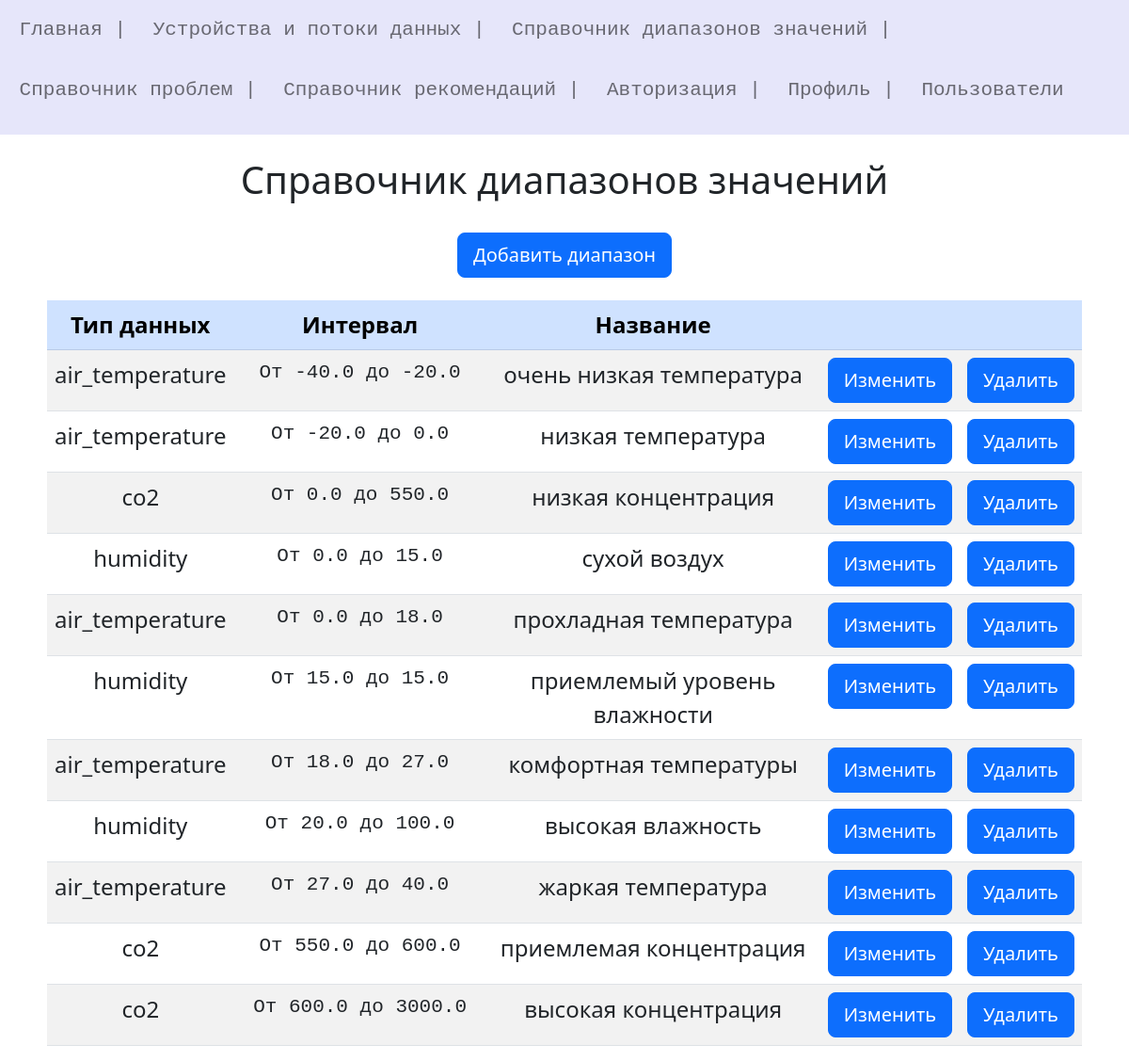
Page /ranges (signed in) on the committed database.
### models.py (models this page shows)
class Range(db.Model):
    id = db.Column(db.Integer, primary_key=True)
    Min = db.Column(db.Float)
    Max = db.Column(db.Float)
    Name = db.Column(db.String(50))
    Type_of_data = db.Column(db.String(50))
    thre = db.relationship('Thread', backref = 'Range', uselist=True, lazy='subquery')
    prob = db.relationship('Problem', backref = 'Range', uselist=True, lazy='subquery')

### Thread/thread.py (the view)
@app.route("/ranges")
@login_required
def ranges():
    try:
        ranges = db.session.query(Range).order_by(Range.Min).all()
    except:
        print("Ошибка считывания диапазоно из Базы данных")
    return render_template('thread/ranges.html', title="Справочник диапазонов значений", content = ranges)

### User/UserLogin.py (called while the page is built)
    def fromDB(self, user_id, db, User, app ):
        try:
            with app.app_context():
                self.__user = User.query.filter_by(id=user_id).first()
            if not self:
                print("Пользователь не найден")
                return False
            return self
        except:
            print("Ошибка получения данных из БД")
            return False

### User/user.py (called while the page is built)
@login_manager.user_loader
def load_user(user_id):
    print("load_user")
    return UserLogin().fromDB(user_id,db,User,app)

### Thread/templates/thread/ranges.html (shortened to what this page needs)
{% extends 'base.html' %}
{% block content %}
    {{ super() }}
    <center>
    <br>
    <a class="btn btn-primary btn-lg" href="{{url_for('add_range')}}" role="button" >Добавить диапазон</a>
    <br><br>
    <table class="table table-striped" style="width: 1100px;">
        <thead class="table-primary" >
            <tr class = " fs-4" >
                <th scope="col" class='text-center'>Тип данных</th>
                <th scope="col" class='text-center'>Интервал</th>
                <th scope="col" class='text-center'>Название</th>
                <th scope="col" class='text-center'> </th>
                <th scope="col" class='text-center'> </th>
            </tr>
        </thead>
        <tbody class="fs-4">
        {% for k in content %}
        <tr>
            <td class='text-center'>{{k.Type_of_data}}</td>
            <td class='text-center'><pre> От {{k.Min}} до {{k.Max}} </pre></td>
            <td class='text-center'>{{k.Name}}</td>
            <td class='text-center'><a class="btn btn-primary btn-lg" href="/update_range/{{k.id}}" role="button" >Изменить</a></td>
            <td class='text-center'><a class="btn btn-primary btn-lg" href="/delete_range/{{k.id}}" role="button" >Удалить</a></td>
        </tr>
        {% endfor -%}
        </tbody>
    </table>
    </center>
{% endblock %}

### templates/base.html (shortened to what this page needs)
<!DOCTYPE html>
<html>
<head>
	<link href="https://cdn.jsdelivr.net/npm/bootstrap@5.2.2/dist/css/bootstrap.min.css" rel="stylesheet">
</head>
<body >
{% block content -%}
	{%- block mainmenu -%}
	<font size="5" color="white">
	<nav class="navbar navbar-expand-lg navbar-light justify-content-md-center" style="background-color: #E6E6FA">
		  <div  class="nav navbar-nav text-white" >
			  <a class="nav-item nav-link " href="/" ><pre> Главная |</pre></a>
			  <a class="nav-item nav-link " href="/devices"><pre> Устройства и потоки данных |</pre></a>
			  <a class="nav-item nav-link " href="/ranges"><pre> Справочник диапазонов значений |</pre></a>
			  <a class="nav-item nav-link " href="/problems"><pre> Справочник проблем |</pre></a>
			  <a class="nav-item nav-link " href="/advices"><pre> Справочник рекомендаций |</pre></a>
			  <a class="nav-item nav-link " href="/login"><pre> Авторизация |</pre></a>
			  <a class="nav-item nav-link " href="/profile"><pre> Профиль |</pre></a>
			  <a class="nav-item nav-link " href="/all_profiles"><pre> Пользователи </pre></a>
		  </div>
	</nav>
	</font>
	<br>
	{% endblock mainmenu -%}
		<center>
		{% if title -%}
			<h1> {{title}}</h1>
		{% endif %}
		</center>
{% endblock -%}
</body >
</html>

### rows in the picture
Range: Type_of_data "air_temperature", Min "-40.0", Max "-20.0", Name "очень низкая температура"
Range: Type_of_data "air_temperature", Min "-20.0", Max "0.0", Name "низкая температура"
Range: Type_of_data "co2", Min "0.0", Max "550.0", Name "низкая концентрация"
Range: Type_of_data "humidity", Min "0.0", Max "15.0", Name "сухой воздух"
Range: Type_of_data "air_temperature", Min "0.0", Max "18.0", Name "прохладная температура"
Range: Type_of_data "humidity", Min "15.0", Max "15.0", Name "приемлемый уровень влажности"
Range: Type_of_data "air_temperature", Min "18.0", Max "27.0", Name "комфортная температуры"
Range: Type_of_data "humidity", Min "20.0", Max "100.0", Name "высокая влажность"
Range: Type_of_data "air_temperature", Min "27.0", Max "40.0", Name "жаркая температура"
Range: Type_of_data "co2", Min "550.0", Max "600.0", Name "приемлемая концентрация"
Range: Type_of_data "co2", Min "600.0", Max "3000.0", Name "высокая концентрация"

### other values in the picture
{{ title }} "Справочник диапазонов значений"
